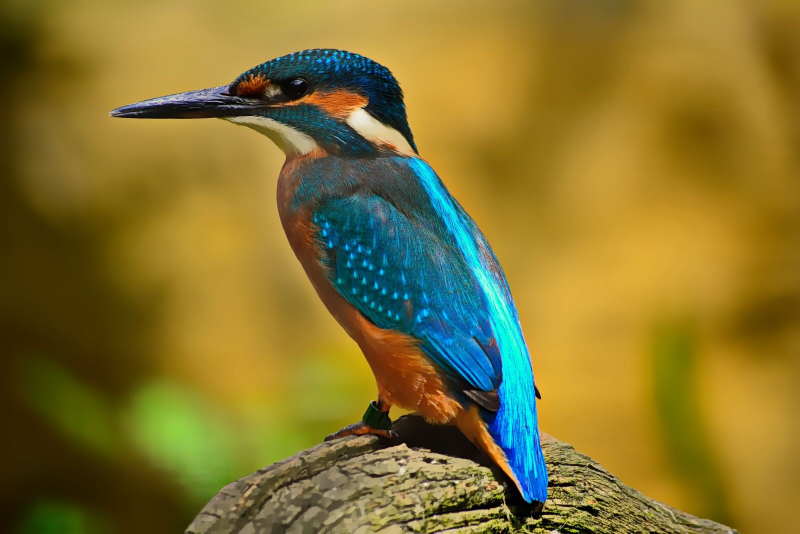
#> input picture bird.jpg, 1600 x 1067 px (shown at 1/2 size)
$ python contour_detection.py
#> lines starting #> are read from the running program, lines starting #| are printed output that depends on the picture; after the words box and inside, x2 and y2 are one past the last pixel; in counts of white or black regions, pixels touching at a corner belong together
import cv2 as cv
import numpy as np

img = cv.imread('bird.jpg')
#> img is the input picture: shape (1067, 1600, 3); mean B, G, R 46.7, 115.8, 132.8
img = cv.resize(img, (700, 500), interpolation=cv.INTER_CUBIC)
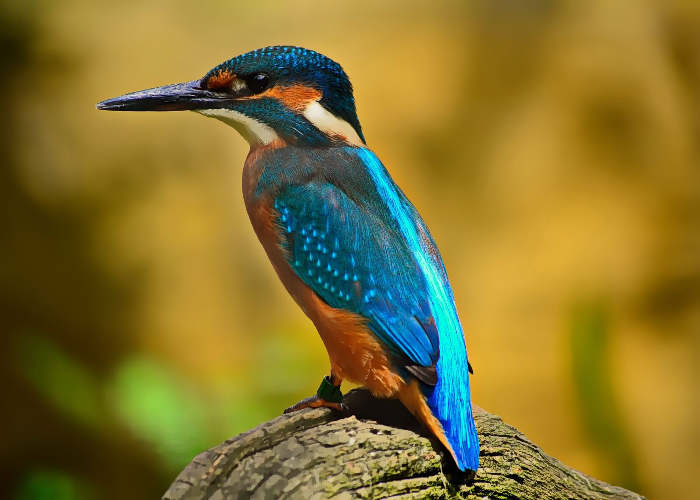
#> img: shape (500, 700, 3); mean B, G, R 46.7, 115.8, 132.8

gray = cv.cvtColor(img, cv.COLOR_BGR2GRAY)
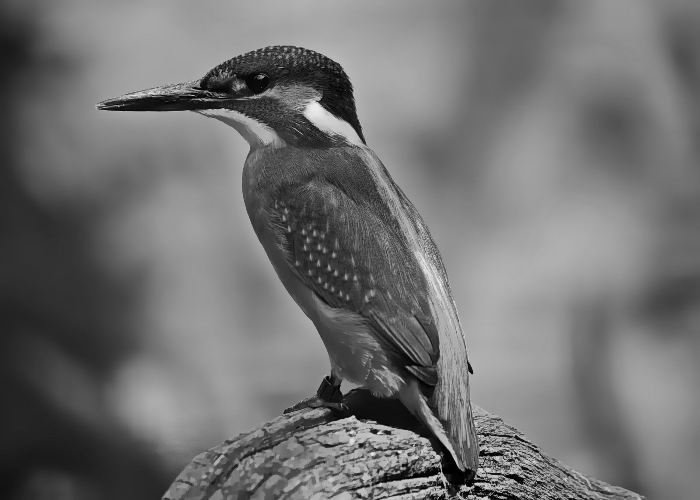
#> gray: shape (500, 700); min 0, max 241, mean 113.1
# blur = cv.GaussianBlur(gray, (3,3), cv.BORDER_DEFAULT)
# canny = cv.Canny(blur, 0, 300)

# we can also use this method for same purpose

ret, thresh = cv.threshold(gray, 100, 150, cv.THRESH_BINARY)
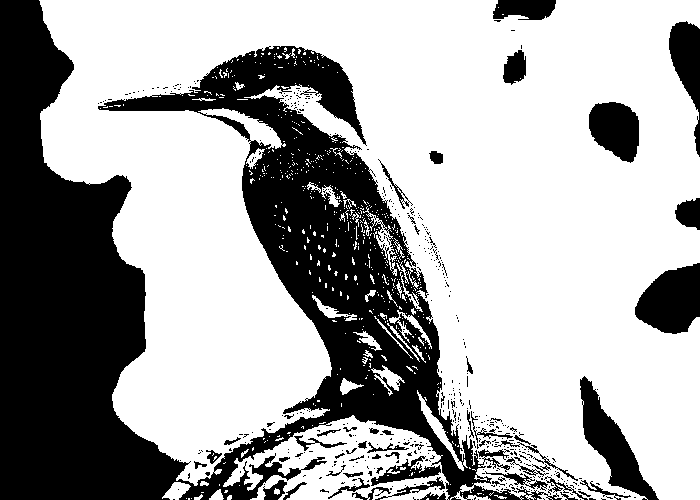
#> thresh: shape (500, 700); values 0 (black) and 150 (white), 65.6% white; 473 black regions (419 under 20 px)

contours, hierarchies = cv.findContours(thresh, mode = cv.RETR_LIST, method=cv.CHAIN_APPROX_SIMPLE) # use mode = cv.RETR_EXTERNAL to get only outer contours, cv.RETR_TREE returns hierarchial contours..... method = cv.CHAIN_APPROX_NONE gets us all the contours and cv.CHAIN_APPROX_SIMPLE gets us only the contours that make most sense
#> contours = 1416 contours, 1318 with area under 20; largest, box (x1, y1, x2, y2) and area: (39, 0, 700, 500) 217297, (223, 415, 450, 500) 11570, (588, 101, 640, 164) 2358, (370, 455, 442, 487) 926, (502, 49, 527, 86) 633

print(len(contours)) # number of contours
#| 1416

blank = np.zeros(img.shape, dtype=np.uint8)
#> (the run stopped early here; a loop or call above may not have finished)
